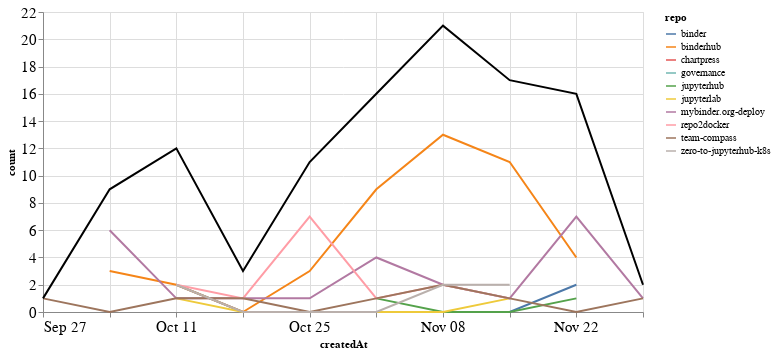

Notebook cell for this chart:
### Markdown cell above
## Comments

### Code cell
comments_time = comments.groupby('repo').resample('W', on='createdAt').count()['author'].reset_index()
comments_time = comments_time.rename(columns={'author': 'count'})
comments_time_total = comments_time.groupby('createdAt').agg({"count": "sum"}).reset_index()
ch1 = alt.Chart(comments_time, width=600).mark_line().encode(
    x='createdAt',
    y='count',
    color='repo',
    tooltip="repo"
)

ch2 = alt.Chart(comments_time_total, width=600).mark_line(color="black").encode(
    x='createdAt',
    y='count',
)

ch1 + ch2

### Figure 1 — Vega-Lite specification as saved in the notebook (floating-point values rounded to 4 significant figures)
{"config": {"axisLeft": {"labelFontSize": 15}, "axisBottom": {"labelFontSize": 15}}, "layer": [{"data": {"name": "data-fe35f7d8206215067e1534258f89ebbe"}, "mark": "line", "encoding": {"color": {"type": "nominal", "field": "repo"}, "tooltip": {"type": "nominal", "field": "repo"}, "x": {"type": "temporal", "field": "createdAt"}, "y": {"type": "quantitative", "field": "count"}}, "width": 600}, {"data": {"name": "data-c5b3ae2997447d7f9d209778b38435d0"}, "mark": {"type": "line", "color": "black"}, "encoding": {"x": {"type": "temporal", "field": "createdAt"}, "y": {"type": "quantitative", "field": "count"}}, "width": 600}], "$schema": "https://vega.github.io/schema/vega-lite/v4.8.1.json", "datasets": {"data-fe35f7d8206215067e1534258f89ebbe": [{"repo": "binder", "createdAt": "2020-10-11T00:00:00", "count": 2}, {"repo": "binder", "createdAt": "2020-10-18T00:00:00", "count": 0}, {"repo": "binder", "createdAt": "2020-10-25T00:00:00", "count": 0}, {"repo": "binder", "createdAt": "2020-11-01T00:00:00", "count": 0}, {"repo": "binder", "createdAt": "2020-11-08T00:00:00", "count": 0}, {"repo": "binder", "createdAt": "2020-11-15T00:00:00", "count": 0}, {"repo": "binder", "createdAt": "2020-11-22T00:00:00", "count": 2}, {"repo": "binderhub", "createdAt": "2020-10-04T00:00:00", "count": 3}, {"repo": "binderhub", "createdAt": "2020-10-11T00:00:00", "count": 2}, {"repo": "binderhub", "createdAt": "2020-10-18T00:00:00", "count": 0}, {"repo": "binderhub", "createdAt": "2020-10-25T00:00:00", "count": 3}, {"repo": "binderhub", "createdAt": "2020-11-01T00:00:00", "count": 9}, {"repo": "binderhub", "createdAt": "2020-11-08T00:00:00", "count": 13}, {"repo": "binderhub", "createdAt": "2020-11-15T00:00:00", "count": 11}, {"repo": "binderhub", "createdAt": "2020-11-22T00:00:00", "count": 4}, {"repo": "chartpress", "createdAt": "2020-11-22T00:00:00", "count": 2}, {"repo": "governance", "createdAt": "2020-10-11T00:00:00", "count": 1}, {"repo": "jupyterhub", "createdAt": "2020-11-01T00:00:00", "count": 1}, {"repo": "jupyterhub", "createdAt": "2020-11-08T00:00:00", "count": 0}, {"repo": "jupyterhub", "createdAt": "2020-11-15T00:00:00", "count": 0}, {"repo": "jupyterhub", "createdAt": "2020-11-22T00:00:00", "count": 1}, {"repo": "jupyterlab", "createdAt": "2020-10-11T00:00:00", "count": 1}, {"repo": "jupyterlab", "createdAt": "2020-10-18T00:00:00", "count": 0}, {"repo": "jupyterlab", "createdAt": "2020-10-25T00:00:00", "count": 0}, {"repo": "jupyterlab", "createdAt": "2020-11-01T00:00:00", "count": 0}, {"repo": "jupyterlab", "createdAt": "2020-11-08T00:00:00", "count": 0}, {"repo": "jupyterlab", "createdAt": "2020-11-15T00:00:00", "count": 1}, {"repo": "mybinder.org-deploy", "createdAt": "2020-10-04T00:00:00", "count": 6}, {"repo": "mybinder.org-deploy", "createdAt": "2020-10-11T00:00:00", "count": 1}, {"repo": "mybinder.org-deploy", "createdAt": "2020-10-18T00:00:00", "count": 1}, {"repo": "mybinder.org-deploy", "createdAt": "2020-10-25T00:00:00", "count": 1}, {"repo": "mybinder.org-deploy", "createdAt": "2020-11-01T00:00:00", "count": 4}, {"repo": "mybinder.org-deploy", "createdAt": "2020-11-08T00:00:00", "count": 2}, {"repo": "mybinder.org-deploy", "createdAt": "2020-11-15T00:00:00", "count": 1}, {"repo": "mybinder.org-deploy", "createdAt": "2020-11-22T00:00:00", "count": 7}, {"repo": "mybinder.org-deploy", "createdAt": "2020-11-29T00:00:00", "count": 1}, {"repo": "repo2docker", "createdAt": "2020-10-11T00:00:00", "count": 2}, {"repo": "repo2docker", "createdAt": "2020-10-18T00:00:00", "count": 1}, {"repo": "repo2docker", "createdAt": "2020-10-25T00:00:00", "count": 7}, {"repo": "repo2docker", "createdAt": "2020-11-01T00:00:00", "count": 1}, {"repo": "repo2docker", "createdAt": "2020-11-08T00:00:00", "count": 2}, {"repo": "repo2docker", "createdAt": "2020-11-15T00:00:00", "count": 1}, {"repo": "team-compass", "createdAt": "2020-09-27T00:00:00", "count": 1}, {"repo": "team-compass", "createdAt": "2020-10-04T00:00:00", "count": 0}, {"repo": "team-compass", "createdAt": "2020-10-11T00:00:00", "count": 1}, {"repo": "team-compass", "createdAt": "2020-10-18T00:00:00", "count": 1}, {"repo": "team-compass", "createdAt": "2020-10-25T00:00:00", "count": 0}, {"repo": "team-compass", "createdAt": "2020-11-01T00:00:00", "count": 1}, {"repo": "team-compass", "createdAt": "2020-11-08T00:00:00", "count": 2}, {"repo": "team-compass", "createdAt": "2020-11-15T00:00:00", "count": 1}, {"repo": "team-compass", "createdAt": "2020-11-22T00:00:00", "count": 0}, {"repo": "team-compass", "createdAt": "2020-11-29T00:00:00", "count": 1}, {"repo": "zero-to-jupyterhub-k8s", "createdAt": "2020-10-11T00:00:00", "count": 2}, {"repo": "zero-to-jupyterhub-k8s", "createdAt": "2020-10-18T00:00:00", "count": 0}, {"repo": "zero-to-jupyterhub-k8s", "createdAt": "2020-10-25T00:00:00", "count": 0}, {"repo": "zero-to-jupyterhub-k8s", "createdAt": "2020-11-01T00:00:00", "count": 0}, {"repo": "zero-to-jupyterhub-k8s", "createdAt": "2020-11-08T00:00:00", "count": 2}, {"repo": "zero-to-jupyterhub-k8s", "createdAt": "2020-11-15T00:00:00", "count": 2}], "data-c5b3ae2997447d7f9d209778b38435d0": [{"createdAt": "2020-09-27T00:00:00", "count": 1}, {"createdAt": "2020-10-04T00:00:00", "count": 9}, {"createdAt": "2020-10-11T00:00:00", "count": 12}, {"createdAt": "2020-10-18T00:00:00", "count": 3}, {"createdAt": "2020-10-25T00:00:00", "count": 11}, {"createdAt": "2020-11-01T00:00:00", "count": 16}, {"createdAt": "2020-11-08T00:00:00", "count": 21}, {"createdAt": "2020-11-15T00:00:00", "count": 17}, {"createdAt": "2020-11-22T00:00:00", "count": 16}, {"createdAt": "2020-11-29T00:00:00", "count": 2}]}}
